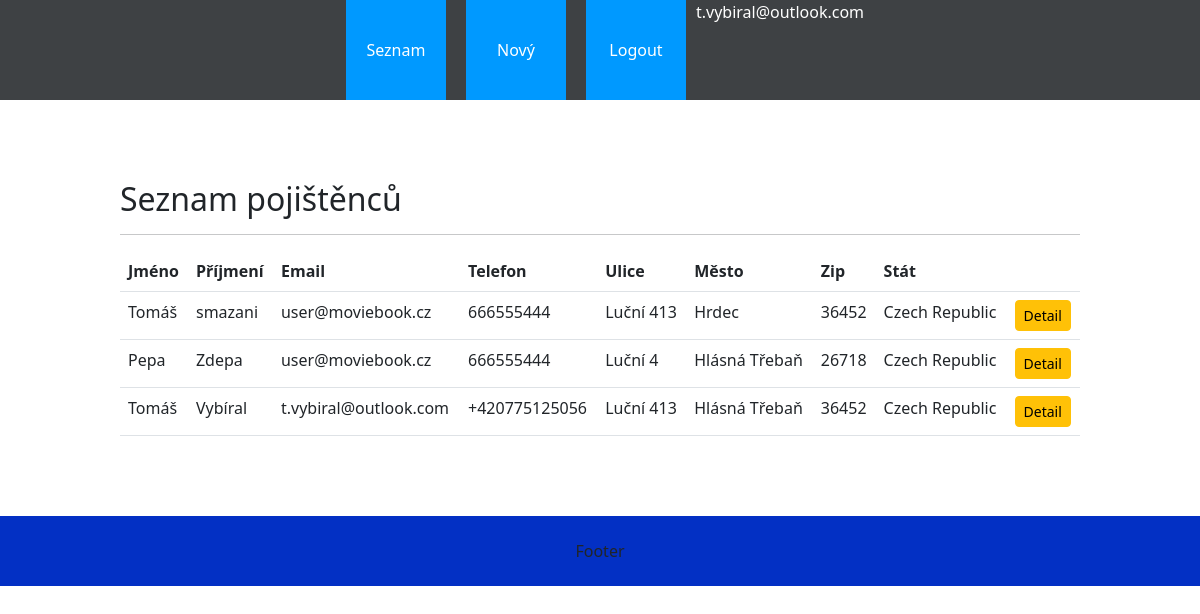
The app's page /pojistenci/pojistenci_index/ (signed in) with its own data.
### pojistenci/models.py (models this page shows, shortened)
class Uzivatel(AbstractBaseUser):
    email = models.EmailField(max_length=300, unique=True)
    is_admin = models.BooleanField(default=False)
    class Meta:
        verbose_name = 'Uživatel'
        verbose_name_plural = 'Uživatelé'
    objects = UzivatelManager()
    USERNAME_FIELD = 'email'

class Pojistenec(models.Model):
    jmeno = models.CharField(max_length=200, verbose_name='Jméno')
    prijmeni = models.CharField(max_length=200, verbose_name='Příjmení')
    email = models.EmailField(max_length=200)
    telefon = models.CharField(max_length=15, verbose_name='Telefon')
    ulice_cp = models.CharField(
        max_length=200, verbose_name='Ulice a číslo popisné')
    mesto = models.CharField(max_length=100, verbose_name='Město')
    psc = models.CharField(max_length=9, verbose_name='PSČ')
    stat = models.ForeignKey(
        Stat, on_delete=models.SET_NULL, null=True, verbose_name='Stát')
    def __init__(self, *args, **kwargs):
        super(Pojistenec, self).__init__(*args, **kwargs)
    class Meta:
        verbose_name = 'Pojištěnec'
        verbose_name_plural = 'Pojištěnci'

class Stat(models.Model):
    stat = models.CharField(max_length=50)
    ordering = ['-stat']
    def __str__(self) -> str:
        return self.stat
    class Meta:
        verbose_name = 'Stát'
        verbose_name_plural = 'Státy'

### pojistenci/views.py (the view)
# urls.py: path('pojistenci_index/', views.PojistenecIndex.as_view(), name='home'),
class PojistenecIndex(generic.ListView):
    template_name = 'pojistenci/pojistenci_index.html'
    context_object_name = 'pojistenci'
    def get_queryset(self):
        return Pojistenec.objects.all().order_by('-prijmeni')

### pojistenci/templates/pojistenci/pojistenci_index.html
{% extends "base.html" %}
{% block content %}
<h2>Seznam pojištěnců</h2>
<hr>
    <table class="table table-hover">
      <tr>
        <th>Jméno</th>
        <th>Příjmení</th>
        <th>Email</th>
        <th>Telefon</th>
        <th>Ulice</th>
        <th>Město</th>
        <th>Zip</th>
        <th>Stát</th>
        <th></th>
      </tr>
      {% for pojistenec in pojistenci %}
      <tr>
        <td>{{pojistenec.jmeno}}</td>
        <td>{{pojistenec.prijmeni}}</td>
        <td>{{pojistenec.email}}</td>
        <td>{{pojistenec.telefon}}</td>
        <td>{{pojistenec.ulice_cp}}</td>
        <td>{{pojistenec.mesto}}</td>
        <td>{{pojistenec.psc}}</td>
        <td>{{pojistenec.stat}}</td>
        <td><a class="btn btn-sm btn-warning" href={% url 'pojistenec_detail' pojistenec.id %}>Detail</a></td>
      </tr>
      {% endfor %}
    </table>
{% endblock %}

### pojistenci/templates/base.html (shortened to what this page needs)
<!DOCTYPE html>
<html lang="cs">
<head>
    {% load static %}
    <link rel="stylesheet" href="{% static 'css/style.css' %}" type="text/css">
    <link rel="stylesheet" href="{% static 'css/bootstrap.min.css' %}" type = "text/css"/>
</head>
<body>
    <nav>
        <div class="flex_box">
            <div class="nav_item"><a href={% url "home" %}>Seznam pojištěnců</a></div>
            {% if user.is_admin %}<div class="nav_item"><a href={% url "novy_pojistenec" %}>Nový pojištěnec</a></div>{% endif %}
            {% if user.is_authenticated %}<div class="nav_item"><a href={% url "logout" %}>Logout</a></div>{% endif %}
            <div class="text-center">{{request.user.email}}</div>
        </div>
    </nav>
    <div class="content">
    {% block content %}
    {% endblock %}
    </div>
    <footer>
    </footer>
</body>
</html>

### pojistenci/static/css/style.css (style rules this page uses)
html, body { width: 100%; height: 100%; margin: 0; }
nav { width: 100%; height: 100px; background-color: #3e4144; color: white; }
.flex_box { width: 100%; height: 100px; display: flex; justify-content: center; }
.flex_box a { text-decoration: none; color: white; }
.nav_item { margin-left: 10px; margin-right: 10px; background-color: rgb(0, 153, 255); height: 100px; width: 100px; text-align: center; line-height: 100px; vertical-align: middle; color: white; }
.content { width: 80%; margin: auto; margin-top: 80px; margin-bottom: 80px; }
footer { position: flex; width: 100%; height: 50; background-color: rgb(3, 48, 196); text-align: center; line-height: 70px; vertical-align: middle; bottom: 0; }

### records on screen
Uzivatel: user.email "t.vybiral@outlook.com"
Pojistenec: jmeno "Tomáš", prijmeni "smazani", email "user@moviebook.cz", telefon "666555444", ulice_cp "Luční 413", mesto "Hrdec", psc "36452", stat "Czech Republic"
Pojistenec: jmeno "Pepa", prijmeni "Zdepa", email "user@moviebook.cz", telefon "666555444", ulice_cp "Luční 4", mesto "Hlásná Třebaň", psc "26718", stat "Czech Republic"
Pojistenec: jmeno "Tomáš", prijmeni "Vybíral", email "t.vybiral@outlook.com", telefon "+420775125056", ulice_cp "Luční 413", mesto "Hlásná Třebaň", psc "36452", stat "Czech Republic"
